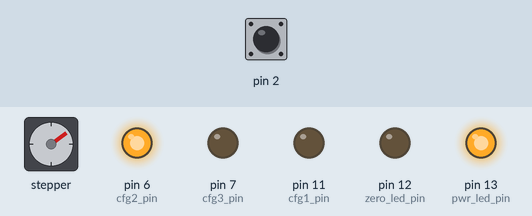
Simulated run of this sketch. Board: Arduino Uno, built with avr-gcc and run on an emulated ATmega328P. Parts: stepper motor, output pins drawn as LEDs (lit = HIGH). Wiring (inferred from the names in the program): stepper motor driver (200 steps per turn assumed): step pin 8; direction pin 9; enable pin 10. Inputs (shaded band) come from the test bench; at power-on: pin 2 LOW. Pins used as bus, display or sensor lines are not drawn.

Above: at 1.2 s.
1.3 s: pin 2 driven HIGH
At 2.86 s:
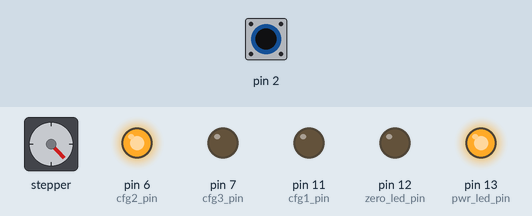
4.3 s: pin 2 pulsed LOW 2 times (0.12 s each, 0.3 s apart)
At 6.9 s:
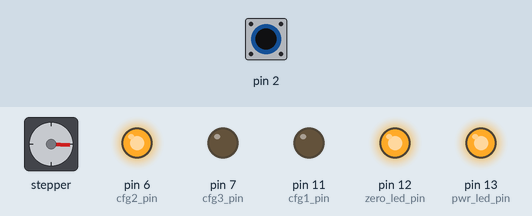
7.9 s: pin 2 pulsed LOW 5 times (0.12 s each, 0.3 s apart)
At 10.0 s:
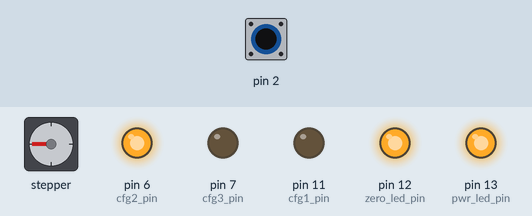
Timing chart, 0 to 24.4 s (numbered marks = the images above; inputs shaded):
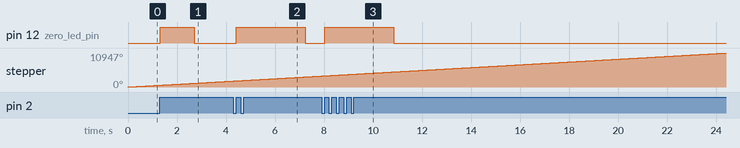

The sketch:

Otafab_Gear_Move.ino
```cpp
/****  ****/

#define MoterSpeedWaitMsec 2000
int x;
/********* Pin_assign *********/
/**** Using TMC2100 Module ****/
//datasheet : https://www.trinamic.com/fileadmin/assets/Products/ICs_Documents/TMC2100_datasheet.pdf
//Ena  : Enable
//Dir  : Motor Direction
//Step : Step Signal
//VIO  : IO VCC
//M1B  :Black
//M1A  :Green
//M2A  :Red
//M2B  : Blue
//VM   :MotorPower
//CFG1 : Config1
//CFG2 : Config2
//CFG3 : Config3
const int enable_pin = 10;
const int step_pin = 8;
const int dir_pin = 9;
const int cfg1_pin = 11;
const int cfg2_pin = 6;
const int cfg3_pin = 7;

/**** Using Some Pins for Config ****/
//const int mode_pin = 8;
//const int mode = 0; //0:ただ回転　１：1回転ずつ

/**** Power LEDs ****/
int pwr_led_pin = 13;
int zero_led_pin = 12;

bool zeroflag = false;

/**** Function Prototyoe ****/
void IO_Initialize();
void DriveXstep(int step_number,int dir);

void setup() {
  IO_Initialize();
}

void loop() {
  //if(digitalRead(mode_pin) == HIGH){
    //400Stepで半回転
  //  DriveXstep(400,HIGH);
 // }else{

    if(zeroflag == true){

     noInterrupts();
     //一定時間割り込み空処理で回す ※リードスイッチの誤検知対策、半回転させてから通常動作に戻す
     digitalWrite(zero_led_pin,HIGH); //
     DriveXstep(350,HIGH);
     zeroflag = LOW;
     digitalWrite(zero_led_pin,LOW); //
     interrupts();
    }else{
      DriveXstep(2,HIGH);
      //digitalWrite(led_reed_switch,led_reed_switch_state);
      //delay入れるとガタつく
      //delay(4);
    }
  //}
}
void IO_Initialize(){
  pinMode(enable_pin,OUTPUT);  // Enable　→　Arduinoのenable_pin番ピンへ
  pinMode(step_pin,OUTPUT);    // Step →　Arduinoのstep_pin番ピンへ
  pinMode(dir_pin,OUTPUT);     // Dir →　Arduinoのdir_pin番ピンへ
  pinMode(cfg1_pin,OUTPUT);    // CFG1 →　Arduinoのcfg1_pin番ピンへ
  pinMode(cfg2_pin,OUTPUT);    // CFG2 →　Arduinoのcfg2_pin番ピンへ
  pinMode(cfg3_pin,OUTPUT);    // CFG3 →　Arduinoのcfg3_pin番ピンへ

  pinMode(pwr_led_pin,OUTPUT); //
  pinMode(zero_led_pin,OUTPUT);//

  digitalWrite(enable_pin,LOW); // Set Enable low　→　Low状態でEnable

  digitalWrite(cfg1_pin,LOW); // Set Enable low　→　Low状態でEnable
  digitalWrite(cfg2_pin,HIGH); // Set Enable low　→　Low状態でEnable
  digitalWrite(cfg3_pin,LOW); // Set Enable low　→　Low状態でEnable

  digitalWrite(pwr_led_pin,HIGH); // Set Enable low　→　Low状態でEnable

  attachInterrupt(0, ZeroPoint, RISING);
}

void DriveXstep(int step_number,int dir){
   digitalWrite(dir_pin,HIGH); // Set Dir High　→　回転方向をセット
  for(x = 0; x < step_number; x++) // 括弧内を２００回実行
  {
    digitalWrite(step_pin,HIGH); // step_pin番ピンをHigh状態へ
    delayMicroseconds(MoterSpeedWaitMsec); // 2ｍｓ待って
    digitalWrite(step_pin,LOW); // step_pin番ピンをLow状態へ
    delayMicroseconds(MoterSpeedWaitMsec); // 2ｍｓ待って
  }
}
void ZeroPoint(){
    zeroflag = true;
    delayMicroseconds(MoterSpeedWaitMsec); // 2ｍｓ待って
}
```

Measured:
- after the input at 1.3 s, pin 12 (zero_led_pin): LOW → HIGH at once, → LOW 1.4 s later
- after the input at 4.3 s, pin 12 (zero_led_pin): LOW → HIGH after 0.12 s, → LOW 2.8 s later
- after the input at 7.9 s, pin 12 (zero_led_pin): LOW → HIGH after 0.13 s, → LOW 2.8 s later
